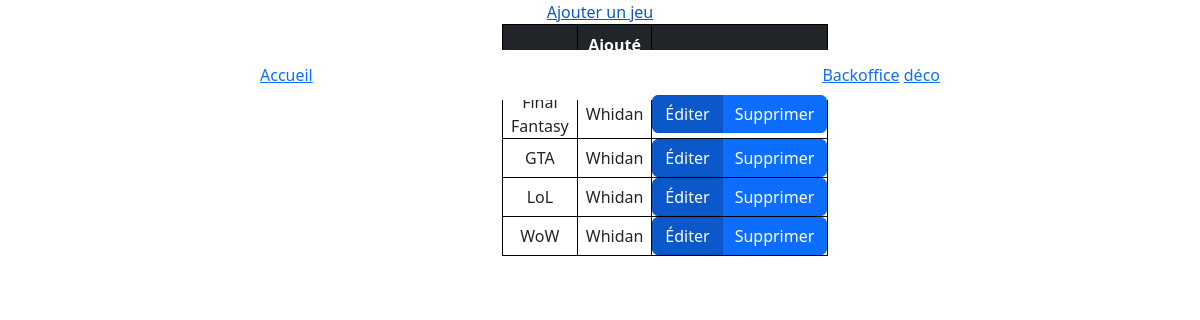
Before: /backoffice.php (signed in) with the older database file.
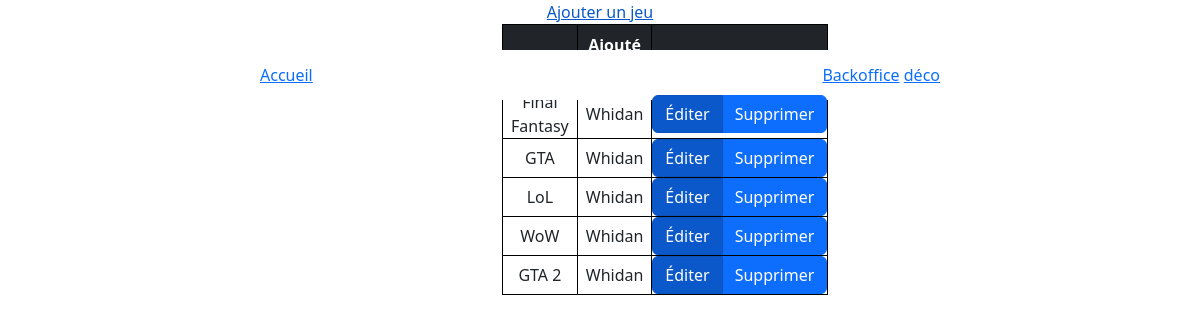
After: the same page with the newer database file.
### tables this page shows
CREATE TABLE `games` (
  `game_id` int NOT NULL,
  `game_name` varchar(255) NOT NULL,
  `game_date` date NOT NULL,
  `game_desc` longtext NOT NULL,
  `game_photo` varchar(255) NOT NULL,
  `cate_name` enum('RPG','FPS','MMO','Strategie','Simulation','Survival Horror') NOT NULL,
  `added` date NOT NULL,
  `user_name` varchar(255) NOT NULL,
  `game_cover` varchar(255) DEFAULT NULL
);

### backoffice.php (the view, shortened to what this page needs)
<?php
if (!isset($_SESSION["user"])) {
    header("Location: index.php");
} else {
    require("connect.php");
    if ($_SESSION["user"]["role"] == "admin") {
        $sql = "SELECT * FROM games";
        $query = $db->prepare($sql);
        $query->execute();
        $result = $query->fetchAll(PDO::FETCH_ASSOC);
        echo "<a href='users.php'>Utilisateurs</a>";
    } else
    if ($_SESSION["user"]["role"] == "user") {
        $name = $_SESSION["user"]["pseudo"];
        $sql = "SELECT * FROM games WHERE user_name = '$name'";
        $query = $db->prepare($sql);
        $query->execute();
        $result = $query->fetchAll(PDO::FETCH_ASSOC);
    }
    include "header.php";
    include "navbar.php";
    include "footer.php";
}
?>
<link href="https://cdn.jsdelivr.net/npm/bootstrap@5.3.0-alpha3/dist/css/bootstrap.min.css" rel="stylesheet">
<a href="add.php" class="d-flex justify-content-center align-items-center">Ajouter un jeu</a>
<div class="container-fluid  d-flex justify-content-center align-items-center">
    <div class="col-2">
        <table class="border">
            <thead>
                <th class="p-2 text-center border border-black text-white bg-dark">Jeu</th>
                <th class="p-2 text-center border border-black text-white bg-dark">Ajouté par</th>
                <th class="p-2 text-center border border-black text-white bg-dark">Actions</th>
            </thead>
            <?php
            foreach ($result as $jeu) {
            ?>
                <tr>
                    <td class="px-2 text-center border border-black"><?= $jeu["game_name"] ?></td>
                    <td class="px-2 text-center border border-black"><?= $jeu["user_name"] ?></td>
                    <td class="text-center border border-black">
                        <div class="btn-group">
                            <a href="edit.php?id=<?= $jeu['game_id'] ?>" aria-label="Close" class="btn btn-primary active">Éditer
                            </a>
                            <a href="delete.php?id=<?= $jeu['game_id'] ?>" class="btn btn-primary">Supprimer
                            </a>
                        </div>
                    </td>
                </tr>
            <?php
            };
            ?>
        </table>
    </div>
</div>

### header.php (shortened to what this page needs)
<!DOCTYPE html>
<html lang="en">
<head>
    <link rel="stylesheet" href="style.css">
    <link href="https://cdn.jsdelivr.net/npm/bootstrap@5.3.0-alpha3/dist/css/bootstrap.min.css" rel="stylesheet">
</head>
<body>

### navbar.php (shortened to what this page needs)
<header>
    <nav>
        <a href="index.php">Accueil</a>
        <div>
            <?php
            if (isset($_SESSION["user"])) {
                echo
                "<a href='backoffice.php'>Backoffice</a>
    <a href='disconnect.php'>déco</a>";
            }
            ?>
        </div>
    </nav>
</header>

### footer.php (shortened to what this page needs)
</body>
</html>

### style.css (style rules this page uses)
* { margin: 0; padding: 0; box-sizing: border-box; }
body { box-sizing: border-box; position: relative; }
header { width: 100%; top: 50px; position: absolute; display: flex; flex-direction: row; justify-content: center; align-items: center; }
nav { height: 50px; width: 60%; display: flex; flex-direction: row; justify-content: space-between; align-items: center; background-color: #fff; padding: 0 20px; }

Changed rows visible on the page:
added games: game_name "GTA 2", user_name "Whidan"
